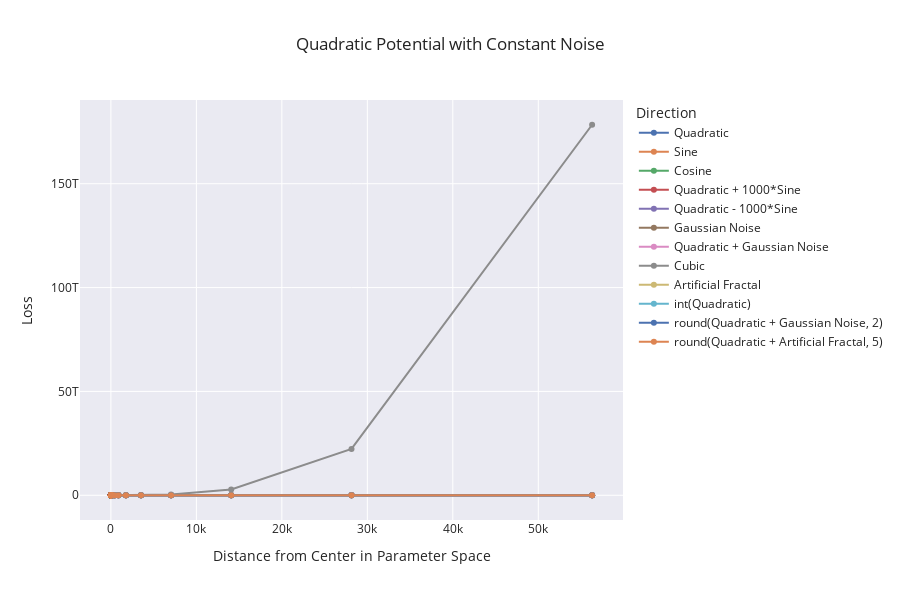

Here is the notebook cell this chart was saved with:
### Code cell
# Create a Plotly figure
fig = go.Figure()

# Plotting directly from grouped data
for column in df.columns[1:]:  # Skipping the first column, which is 'Distance'
    fig.add_trace(go.Scatter(
        x=df['Distance'],
        y=df[column],
        mode='lines+markers',
        name=column,
    ))

# Set axis labels and title with adjusted figure dimensions
fig.update_layout(
    title=f'Quadratic Potential with Constant Noise',
    xaxis_title='Distance from Center in Parameter Space',
    yaxis_title='Loss',
    legend_title='Direction',
    template='seaborn',
    height=600,
)


# Show the figure
fig.show()

# Assuming df is already defined with 'Distance' and other columns
curvature = pd.DataFrame()
curvature['Distance'] = df['Distance'].iloc[:].reset_index(drop=True)

# Loop through each column except 'Distance'
for column in df.columns[1:]:
    curvature[column] = None

    l = df[column].to_numpy()  # Load column values into numpy array for efficiency
    dist = df['Distance'].to_numpy()  # Distances as numpy array

    # Placeholder for curvature values
    curvature_values = []

    # Loop over the relevant indices
    for i in range(1, len(df) - 1):

        # Ensure distances are correctly spaced (geometric progression check)
        assert np.allclose(dist[i+1], 2 * dist[i]), "Distances are not geometrically spaced"

        # Calculating the second derivative approximation for curvature
        numerator = l[0] - 2 * l[i] + l[i+1]
        denominator = dist[i] ** 2
        curvature_val = numerator / denominator

        # Append to list
        curvature_values.append(curvature_val)

        #print(f"Calculating curvature for {column} at distance {dist[i]}")
        #print(f"({l[0]:.2g} - 2*{l[i]:.2g} + {l[i+1]:.2g}) / {dist[i]:.2g}^2 = {numerator:.2g} / {denominator:.2g} = {curvature_val:.2g}")

    # Adding calculated curvature to DataFrame and pad with None for first and last values
    curvature[column] = [None] + curvature_values + [None]

# Print final DataFrame with curvature values
curvature
